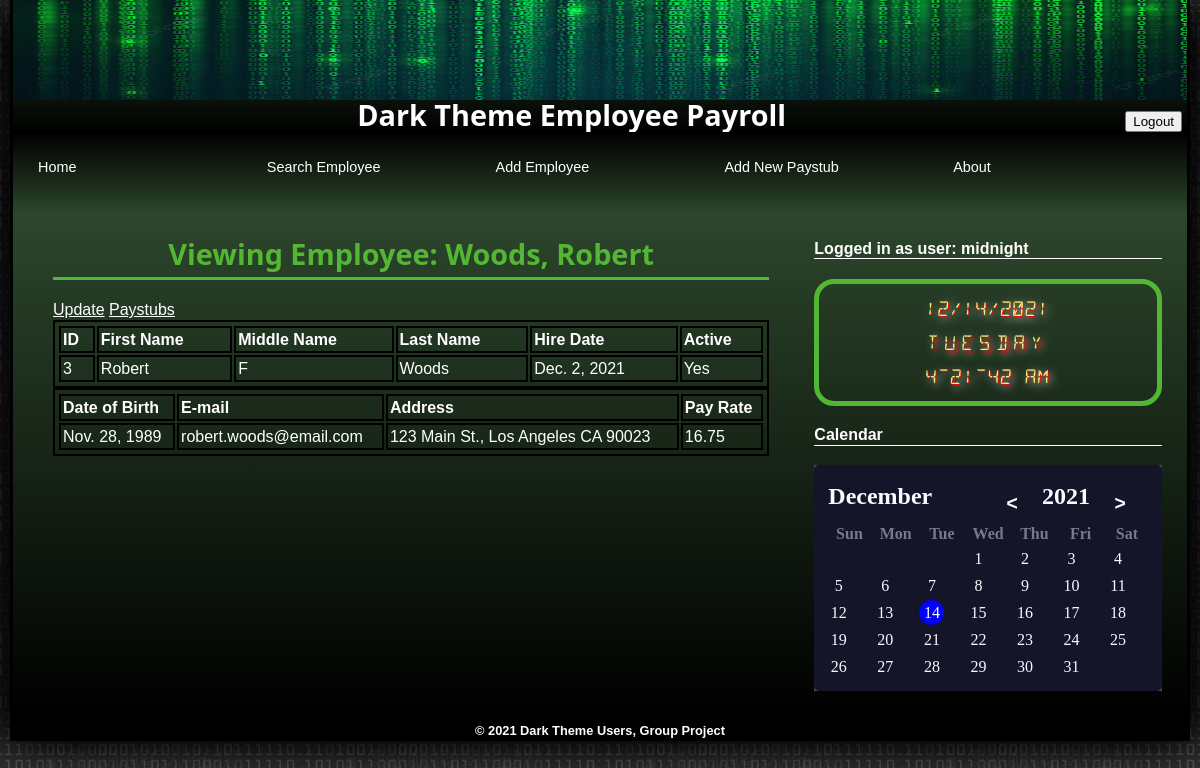
/view/3/ (signed in), run on an earlier commit of the app's database.
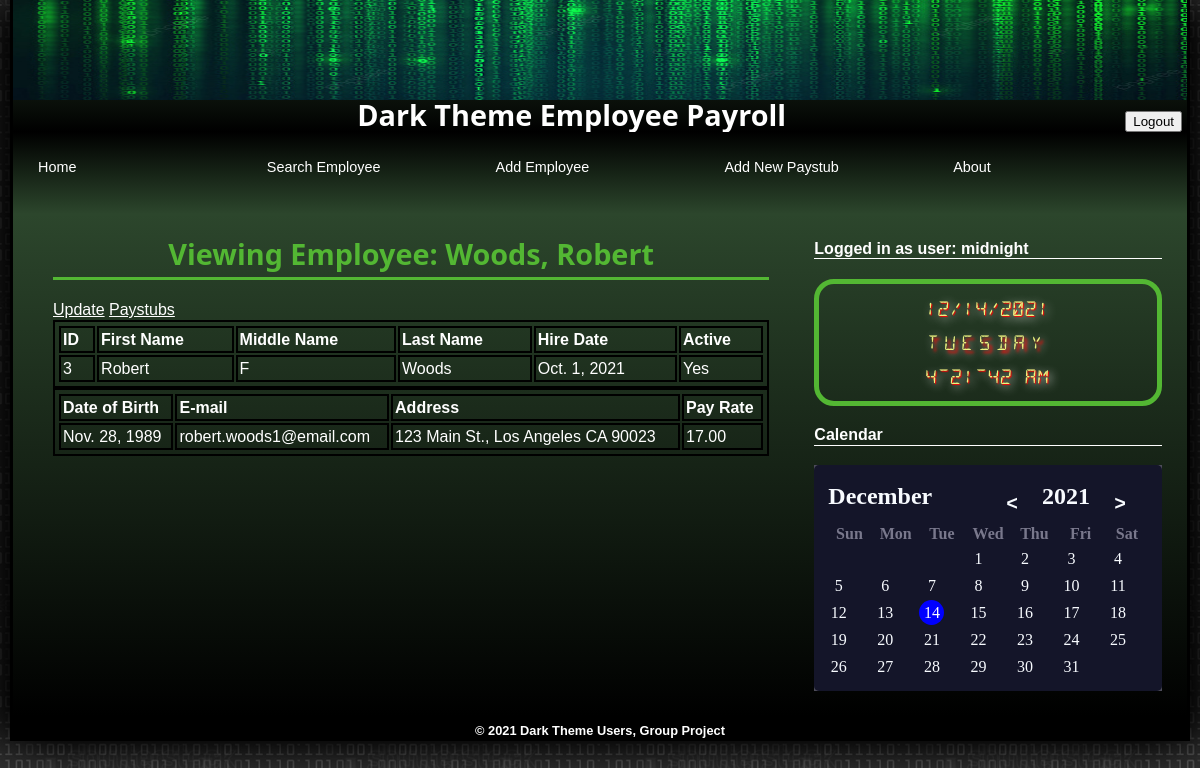
And on a later commit of the database.
### persons/models.py (models this page shows)
class Person(models.Model):
    id_number = models.IntegerField(primary_key=True)
    first_name = models.TextField()
    last_name = models.TextField()
    middle_name = models.TextField(blank=True)
    address = models.TextField()
    birth_date = models.DateField()
    email = models.EmailField(('email address'), unique=True)

class Employee(Person):
    date_hired = models.DateField()
    pay_rate = models.DecimalField(max_digits=7, decimal_places=2)
    active = models.BooleanField()

class Person(models.Model):
    id_number = models.IntegerField(primary_key=True)
    first_name = models.TextField()
    last_name = models.TextField()
    middle_name = models.TextField(blank=True)
    address = models.TextField()
    birth_date = models.DateField()
    email = models.EmailField(('email address'), unique=True)

### persons/views.py (the view)
# urls.py: path('view/<int:id>/', view_employee_view),
@login_required
def view_employee_view(request, id=None):
    employee_obj = None
    if id is not None:
        employee_obj = Employee.objects.get(id_number=id)
    context= {
    'object': employee_obj,
    }
    return render(request,'view-employee.html', context=context)

### templates/view-employee.html (shortened to what this page needs)
{% extends "base.html" %}
{% block content %}
<h1>Viewing Employee: {{ object.last_name }}, {{ object.first_name}}</h1>
<p></p>
<a href="/edit/{{ object.id_number }}" style="color:white">Update</a>
<a href="/paystubs/{{ object.id_number }}" style="color: white;">Paystubs</a>
<form>
    <div id="table">
        <table style="width:100%;">
            <thead>
                <tr>
                    <th>ID</th>
                    <th>First Name</th>
                    <th>Middle Name</th>
                    <th>Last Name</th>
                    <th>Hire Date</th>
                    <th>Active</th>
                </tr>
            </thead>
            <tbody>
                <tr>
                    <td> {{ object.id_number }} </td>
                    <td> {{ object.first_name }} </td>
                    <td> {{ object.middle_name }} </td>
                    <td> {{ object.last_name }} </td>
                    <td> {{ object.date_hired }} </td>
                    {% if object.active %}
                    <td> Yes </td>
                    {% else %}
                    <td> No </td>
                    {% endif%}
                </tr>
            </tbody>
        </table>
        <table style="width:100%;">
            <thead>
                <tr>
                    <th>Date of Birth</th>
                    <th>E-mail</th>
                    <th>Address</th>
                    <th>Pay Rate</th>
                </tr>
            </thead>
            <tbody>
                <tr>
                    <td> {{ object.birth_date }} </td>
                    <td> {{ object.email }} </td>
                    <td> {{ object.address }} </td>
                    <td> {{ object.pay_rate }} </td>
                </tr>
            </tbody>
        </table>
    </div>
</form>
{% endblock content %}

What changed in the data, as far as the page shows it:
changed Person "Woods": email "robert.woods@email.com" → "robert.woods1@email.com"
changed Employee: date_hired "Dec. 2, 2021" → "Oct. 1, 2021"; pay_rate "16.75" → "17.00"
